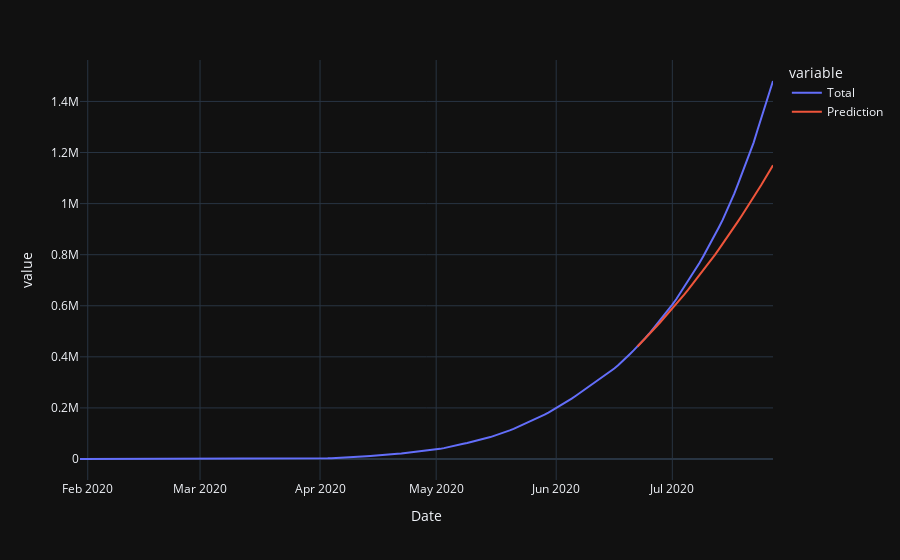

The notebook cell saved with this chart:
### Code cell
train,test=split_dataframe()
fig,future_forecast=forecast()
fig

### Figure 1 — Plotly figure (JSON) as saved in the notebook; plotly's stock layout.template omitted (floating-point values rounded to 4 significant figures; data arrays with more than 128 entries replaced by an {"elided": "..."} marker saying what was removed)
{"data": [{"hovertemplate": "variable=Total<br>Date=%{x}<br>value=%{y}<extra></extra>", "legendgroup": "Total", "line": {"color": "#636efa", "dash": "solid"}, "mode": "lines", "name": "Total", "orientation": "v", "showlegend": true, "type": "scatter", "x": {"elided": "180 str values"}, "xaxis": "x", "y": {"elided": "180 int values"}, "yaxis": "y"}, {"hovertemplate": "variable=Prediction<br>Date=%{x}<br>value=%{y}<extra></extra>", "legendgroup": "Prediction", "line": {"color": "#EF553B", "dash": "solid"}, "mode": "lines", "name": "Prediction", "orientation": "v", "showlegend": true, "type": "scatter", "x": {"elided": "180 str values"}, "xaxis": "x", "y": {"elided": "180 float values"}, "yaxis": "y"}], "layout": {"legend": {"title": {"text": "variable"}, "tracegroupgap": 0}, "margin": {"t": 60}, "xaxis": {"anchor": "y", "domain": [0, 1], "title": {"text": "Date"}}, "yaxis": {"anchor": "x", "domain": [0, 1], "title": {"text": "value"}}}}
